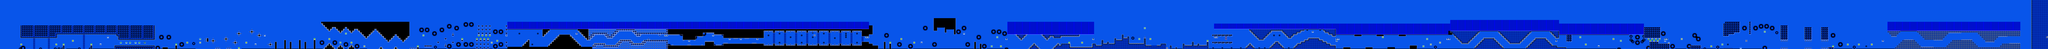

The image is a tile-based game level rendered from a .tmx file. Its description and source (layers, tilesets, objects; grid data summarised) follow:
An orthogonal 1110x27 tile map with 16x16 px tiles, 2 tile layers (SP, ...), 3 tilesets.

<map version="1.10" tiledversion="1.11.0" orientation="orthogonal" renderorder="right-down" width="1110" height="27" tilewidth="16" tileheight="16" infinite="0" nextlayerid="3" nextobjectid="1">
 <editorsettings>
  <chunksize width="16" height="27" />
  <export target="../LEVELS/LEVEL DATA/test4.csv" format="csv" />
 </editorsettings>
 <tileset firstgid="1" name="famidash" tilewidth="16" tileheight="16" tilecount="256" columns="16">
  <image source="../GRAPHICS/famidash.bmp" width="256" height="256" />
 </tileset>
 <tileset firstgid="257" name="sprites" tilewidth="16" tileheight="16" tilecount="256" columns="16">
  <image source="../GRAPHICS/sprites.png" width="256" height="256" />
 </tileset>
 <tileset firstgid="513" name="sprites" tilewidth="16" tileheight="16" tilecount="256" columns="16">
  <image source="../GRAPHICS/sprites.png" width="256" height="256" />
 </tileset>
 <layer id="1" width="1110" height="27">
  <data>[29970 cells, 29970 non-empty, 96 distinct tile ids]</data>
 </layer>
 <layer id="2" name="SP" width="1110" height="27" opacity="0.7">
  <data>[29970 cells, 113 non-empty, 29 distinct tile ids]</data>
 </layer>
</map>
